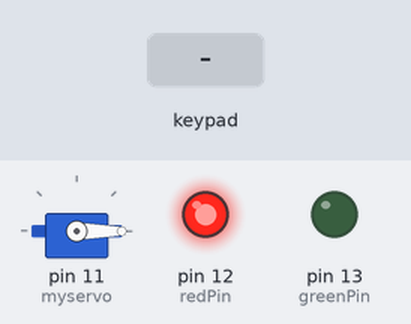
Recording of a sketch running on a simulated Arduino Uno, built with avr-gcc and run on an emulated ATmega328P. Parts: servo, output pins drawn as LEDs (lit = HIGH). The test bench sets the inputs (shaded band).

Above: at 1.2 s.
1.3 s: keypad keys 1 2 3 4 pressed 0.4 s apart
At 3.2 s:
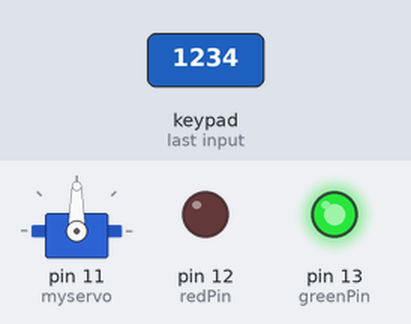
4.4 s: key '*' pressed
At 5.0 s:
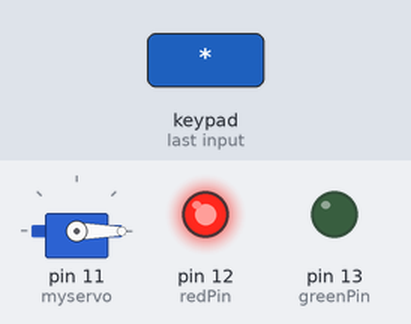
Timing chart, 0 to 7.4 s (numbered marks = the images above; inputs shaded):
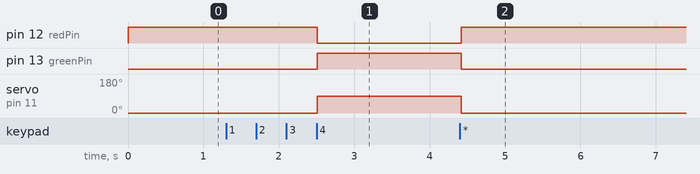

Measured:
- after the input at 1.3 s, pin 12 (redPin): HIGH → LOW after 1.2 s; pin 13 (greenPin): LOW → HIGH after 1.2 s; servo on pin 11 (myservo): 0° → 90° after 1.2 s
- after the input at 4.4 s, pin 12 (redPin): LOW → HIGH at once; pin 13 (greenPin): HIGH → LOW at once; servo on pin 11 (myservo): 90° → 0° at once

The sketch:

main.ino
```cpp
// mengincludekan modul Keypad dan servo
#include <Keypad.h>
#include <Servo.h>

Servo myservo;  // membuat variabel servo
const String password = "1234";
int posisi = 0; // membuat variabel posisi
const byte rows = 4; // banyaknya baris pada keypad
const byte cols = 4; // banyaknya kolom pada keypad

// membuat array untuk menampung karakter yang akan ditampilkan pada keypad
char keysMap[rows][cols] = {
  {'1','2','3','A'},
  {'4','5','6','B'},
  {'7','8','9','C'},
  {'*','0','#','D'}
};

byte rowPins[rows] = {2, 3, 4, 5}; // baris pada keypad
byte colPins[cols] = {6, 7, 8, 9}; // kolom pada keypad
Keypad keypad = Keypad(makeKeymap(keysMap), rowPins, colPins, rows, cols); // membuat keypad
const int redPin = 12; // pin untuk menyalakan led merah
const int greenPin = 13; // pin untuk menyalakan led hijau

void setup() {
    pinMode(redPin, OUTPUT); // membuat pin merah menjadi output
    pinMode(greenPin, OUTPUT); // membuat pin hijau menjadi output
    myservo.attach(11); // membuat servo menjadi pin 11
    lockPosition(true); // membuat servo menjadi posisi terkunci
}

void loop() {
    char key = keypad.getKey(); // membuat variabel key untuk mengambil keypad yang diinputkan

    if (key) {
        if (key == '*' || key == '#') { // jika key yang diinputkan adalah * atau #
            lockPosition(true); // membuat servo menjadi posisi terkunci
            posisi = 0; // posisi dikembalikan ke 0
        } else {
            if (key == password.charAt(posisi)) { // jika key yang diinputkan sama dengan karakter pada posisi
                posisi++; // posisi bertambah
                if (posisi == password.length()) { // jika posisi sama dengan panjang password
                    lockPosition(false); // membuat servo menjadi posisi terbuka
                    posisi = 0; // posisi dikembalikan ke 0
                }
            } else {
                posisi = 0; // posisi dikembalikan ke 0
            }
        }

    }

    delay(100); // delay 100 ms
}

void lockPosition(int locked) {
    if (locked) {
        digitalWrite(redPin, HIGH); // menyalakan led merah
        digitalWrite(greenPin, LOW); // mematikan led hijau
        myservo.write(0); // membuat servo menjadi posisi terkunci
    } else {
        digitalWrite(redPin, LOW); // mematikan led merah
        digitalWrite(greenPin, HIGH); // menyalakan led hijau
        myservo.write(90); // membuat servo menjadi posisi terbuka
    }
}
```
